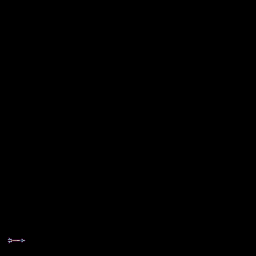

This game map was drawn from its Tiled (.tmx) file and the tilesets committed beside it. A one-line description and the full map source follow:
An orthogonal 8x8 tile map with 32x32 px tiles, 1 tile layer (Calque de Tuiles 1).

<map version="1.10" tiledversion="1.11.2" orientation="orthogonal" renderorder="right-down" width="8" height="8" tilewidth="32" tileheight="32" infinite="0" nextlayerid="2" nextobjectid="1">
 <properties>
  <property name="speed" type="float" value="3" />
  <property name="type" value="projectile" />
 </properties>
 <tileset firstgid="1" source="projectile.tsx" />
 <layer id="1" name="Calque de Tuiles 1" width="8" height="8">
  <data encoding="csv">
0,0,0,0,0,0,0,0,
0,0,0,0,0,0,0,0,
0,0,0,0,0,0,0,0,
0,0,0,0,0,0,0,0,
0,0,0,0,0,0,0,0,
0,0,0,0,0,0,0,0,
0,0,0,0,0,0,0,0,
1,0,0,0,0,0,0,0
</data>
 </layer>
</map>
